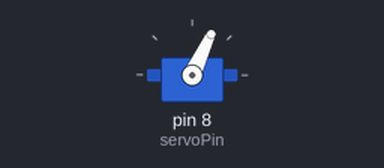
Bench run of a sketch on a simulated Arduino Uno, built with avr-gcc and run on an emulated ATmega328P. On the bench: servo.

Above: at 0.05 s.
Timing chart, 0 to 4.6 s (numbered marks = the images above):
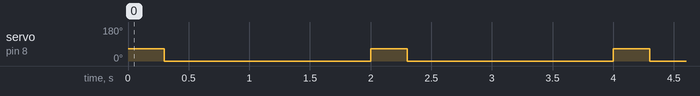

The sketch:

seed_dispenser.ino
```cpp
// Seed dispenser, servo only.
// This was the first version I tested. The 9g servo sits inside the 3D printed
// pot and opens the gate for a short burst so a few seeds drop out, then closes.
// One full cycle takes 2 seconds (300 ms open + 1700 ms closed).

#include <Servo.h>

Servo myservo;  // Creates a servo object to control the rotor

const int servoPin = 8;
const int openAngle = 65;   // gate open position in degrees
const int closedAngle = 0;  // gate closed position in degrees

void setup() {
  myservo.attach(servoPin);
  myservo.write(closedAngle);
}

void loop() {
  myservo.write(openAngle);   // Servo motor opens to a 65 degree angle
  delay(300);                 // Waits for 300 milliseconds so the seeds drop

  myservo.write(closedAngle); // Returns the rotor to its initial state (0 degrees)
  delay(1700);                // Then waits for 1.7 seconds before repeating the loop
}
```

Measured:
- by itself, servo on pin 8 (servoPin): alternates 65° for 0.30 s and 0° for 1.7 s
